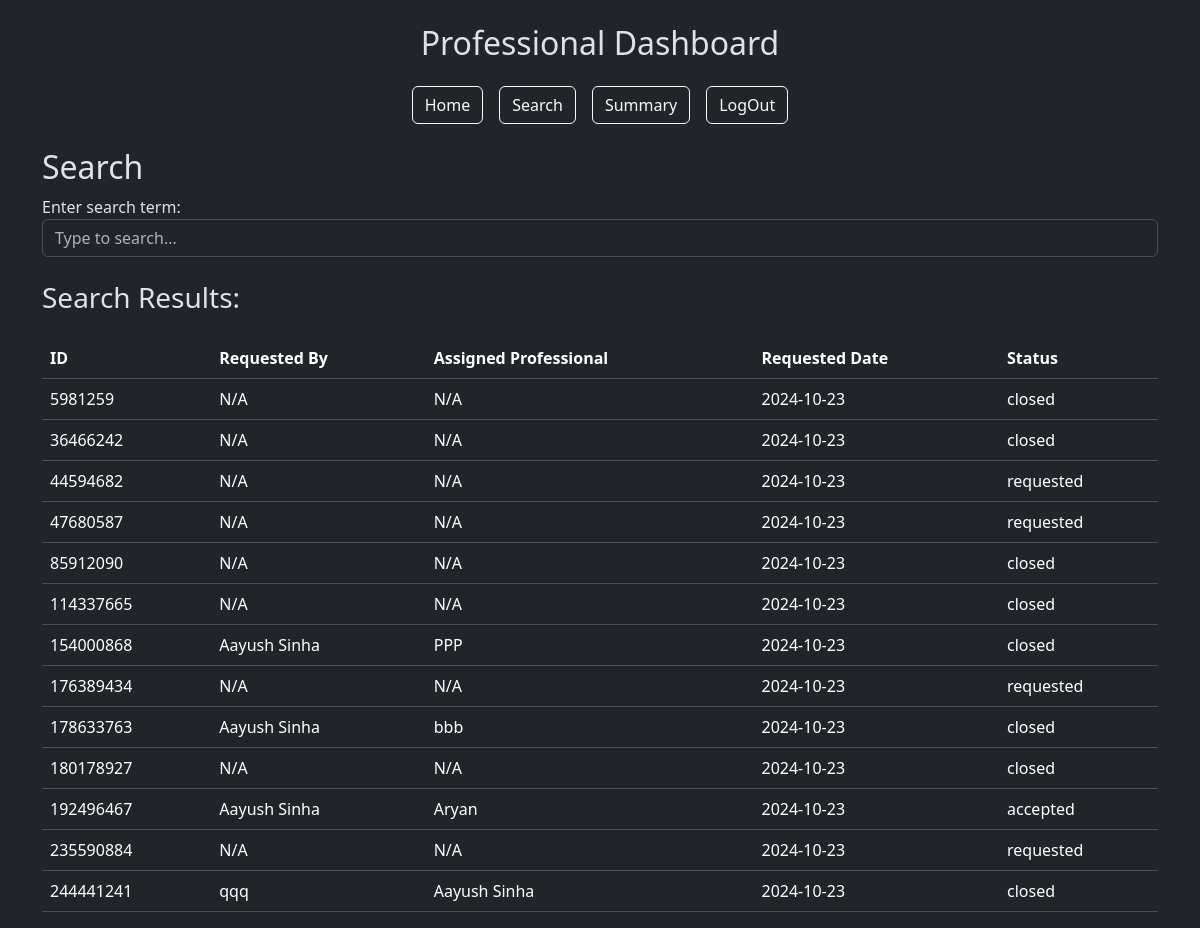
The page /search (signed in) on the database as committed earlier.
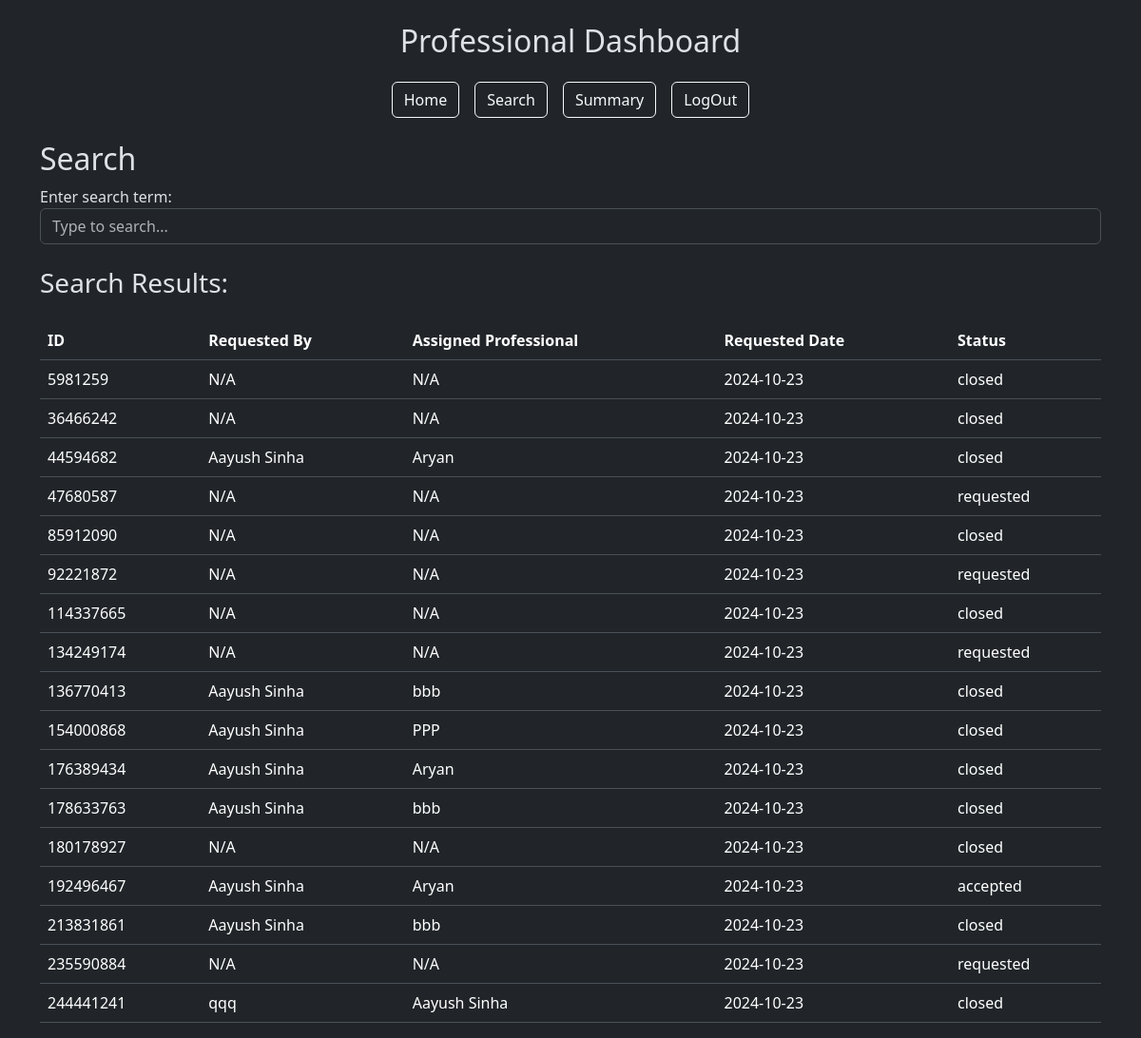
The same page on the database as committed later.
### models.py (models this page shows)
class ServiceRequest(db.Model):
    __tablename__ = 'service_request'
    id = db.Column(db.Integer, primary_key=True)
    customer_id = db.Column(db.Integer, db.ForeignKey('customer.id'), nullable=False)  # Reference to Customer
    professional_id = db.Column(db.Integer, db.ForeignKey('professional.id'), nullable=True)  # Reference to Professional
    service_id = db.Column(db.Integer, db.ForeignKey('service.id'), nullable=False)
    date_of_request = db.Column(db.DateTime, default=datetime.utcnow, nullable=False)
    date_of_completion = db.Column(db.DateTime, nullable=True)
    status = db.Column(db.String(20), default='requested', nullable=False)
    rating = db.Column(db.Integer, nullable=True)
    remarks = db.Column(db.Text, nullable=True)
    rejected_by = db.Column(MutableList.as_mutable(JSON), default=[])
    customer = db.relationship('Customer', back_populates='service_requests')
    service = db.relationship('Service', back_populates='service_requests')
    professional = db.relationship('Professional', back_populates='service_requests')
    review = db.relationship('Review', back_populates='service_request', lazy=True)

class User(db.Model):
    __tablename__ = "user"
    id = db.Column(db.Integer, primary_key=True)
    username = db.Column(db.String(80), unique=True, nullable=False)
    passhash = db.Column(db.String(80), nullable=False)
    name = db.Column(db.String(80), nullable=False)
    role = db.Column(db.String(20), nullable=False)
    is_blocked = db.Column(db.Boolean, default=False, nullable=False)
    professional = db.relationship('Professional', backref='user', lazy=True)
    customer = db.relationship('Customer', backref='user', lazy=True)

### app.py (the view)
@app.route('/search', methods=['GET', 'POST'])
def search():
    if session['user_role'] == 'admin':
        user = {'is_blocked': False}
    else:
        user = User.query.get(session['user_id'])
    customers = Customer.query.all()
    professionals = Professional.query.all()
    services = Service.query.all()
    service_requests = ServiceRequest.query.all()
    return render_template('search.html', user=user, customers=customers, professionals=professionals, services=services, service_requests=service_requests)

### templates/search.html (shortened to what this page needs)
{% extends "layout.html" %}  {% block content %}
<h2>Search</h2>
<div class="form-group">
  <label for="search_term">Enter search term:</label>
  <input
    type="text"
    class="form-control"
    id="search_term"
    name="search_term"
    placeholder="Type to search..."
  />
</div>
<h3 class="my-4">Search Results:</h3>
{% if session.get('user_role') == 'admin' %}
<h4>Service Requests:</h4>
<div class="table-responsive admin">
  <table class="table">
    <thead>
      <tr>
        <th>ID</th>
        <th>Requested By</th>
        <th>Assigned Professional</th>
        <th>Requested Date</th>
        <th>Status</th>
      </tr>
    </thead>
    <tbody>
      {% for service_request in service_requests %}
      <tr class="item">
        <td>{{service_request.id}}</td>
        <td>
          {{ service_request.customer.user.name if service_request.professional
          else 'N/A' }}
        </td>
        <td>
          {{ service_request.professional.user.name if
          service_request.professional else 'N/A' }}
        </td>
        <td>{{service_request.date_of_request.strftime('%Y-%m-%d') }}</td>
        <td>{{service_request.status}}</td>
      </tr>
      {% endfor %}
    </tbody>
  </table>
</div>
<h4>Customers:</h4>
<div class="table-responsive admin">
  <table class="table">
    <thead>
      <tr>
        <th>ID</th>
        <th>Name</th>
        <th>Address</th>
        <th>Contact</th>
        <th>Pincode</th>
      </tr>
    </thead>
    <tbody>
      {% for customer in customers %}
      <tr class="item">
        <td>{{customer.id}}</td>
        <td>{{customer.user.name}}</td>
        <td>{{customer.address}}</td>
        <td>{{customer.contact}}</td>
        <td>{{customer.pincode}}</td>
      </tr>
      {% endfor %}
    </tbody>
  </table>
</div>
<h4>Professionals:</h4>
<div class="table-responsive admin">
  <table class="table">
    <thead>
      <tr>
        <th>ID</th>
        <th>Name</th>
        <th>Experience</th>
        <th>Service Name</th>
        <th>Pincode</th>
      </tr>
    </thead>
    <tbody>
      {% for professional in professionals %}
      <tr class="item">
        <td>{{professional.id}}</td>
        <td>{{professional.user.name}}</td>
        <td>{{professional.experience}}</td>
        <td>{{professional.service_name}}</td>
        <td>{{professional.pincode}}</td>
      </tr>
      {% endfor %}
    </tbody>
  </table>
</div>
{% elif session.get('user_role') == 'professional' %}
<div class="table-responsive">
  <table class="table">
    <thead>
      <tr>
        <th>ID</th>
        <th>Requested By</th>
        <th>Assigned Professional</th>
        <th>Requested Date</th>
        <th>Status</th>
      </tr>
    </thead>
    <tbody>
      {% for service_request in service_requests %}
      <tr class="item">
        <td>{{service_request.id}}</td>
        <td>
          {{ service_request.customer.user.name if service_request.professional
          else 'N/A' }}
        </td>
        <td>
          {{ service_request.professional.user.name if
          service_request.professional else 'N/A' }}
        </td>
        <td>{{service_request.date_of_request.strftime('%Y-%m-%d') }}</td>
        <td>{{service_request.status}}</td>
      </tr>
      {% endfor %}
    </tbody>
  </table>
</div>
{% endif %} {% endblock %}

Rows that differ between the two databases and show on the page:
changed ServiceRequest id 44594682: customer.user "N/A" → "Aayush Sinha"; professional.user "N/A" → "Aryan"; status "requested" → "closed"
added ServiceRequest: id "92221872", customer.user "N/A", professional.user "N/A", date_of_request "2024-10-23", status "requested"
added ServiceRequest: id "134249174", customer.user "N/A", professional.user "N/A", date_of_request "2024-10-23", status "requested"
added ServiceRequest: id "136770413", customer.user "Aayush Sinha", professional.user "bbb", date_of_request "2024-10-23", status "closed"
changed ServiceRequest id 176389434: customer.user "N/A" → "Aayush Sinha"; professional.user "N/A" → "Aryan"; status "requested" → "closed"
added ServiceRequest: id "213831861", customer.user "Aayush Sinha", professional.user "bbb", date_of_request "2024-10-23", status "closed"
